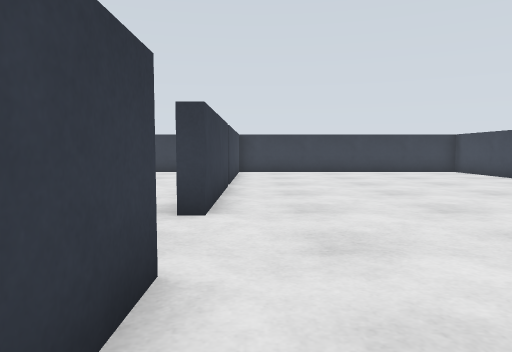
View 1 (above)

15 first-person views from a walk through a world built for the Gazebo simulator. The camera is 0.46 m above the floor, tilts 4° down and sees 70° across. The floor is counted in squares, 0.5 m on a side. Each view is taken from the middle of a square. On the plan, view 1 faces up. The plan holds only what a view shows up to about 12 squares ahead; the rest is blank.

View 2
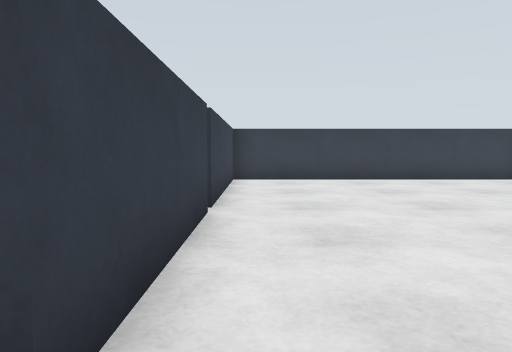

View 3
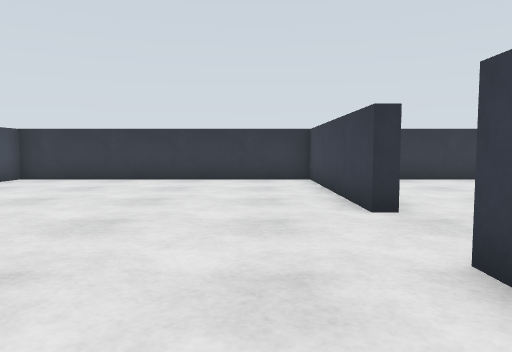

View 4
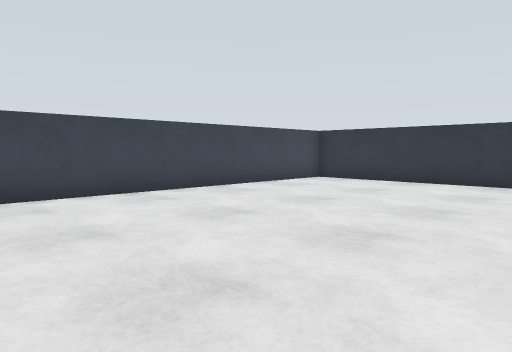

View 5
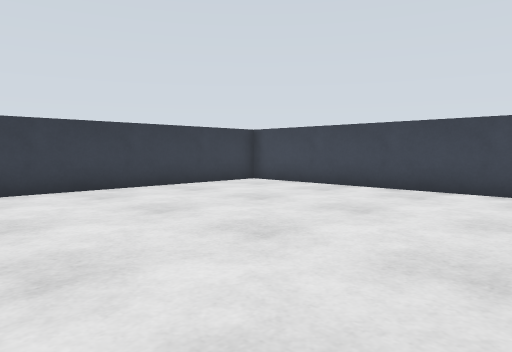

View 6
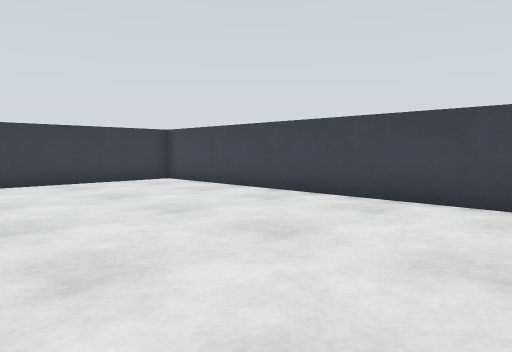

View 7
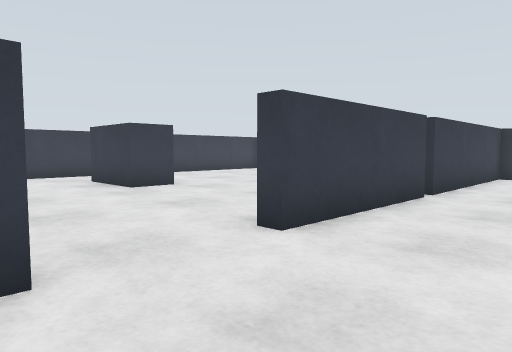

View 8
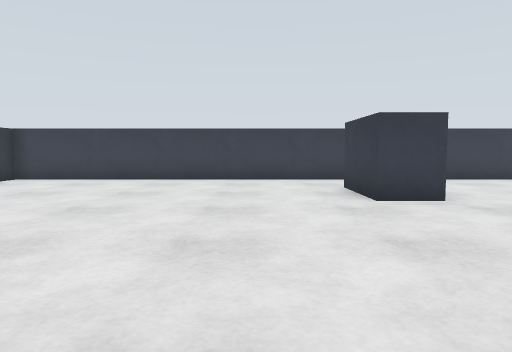

View 9
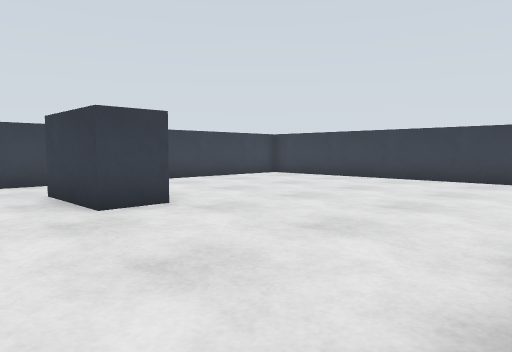

View 10
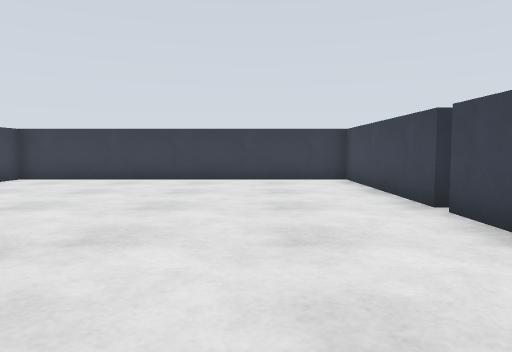

View 11
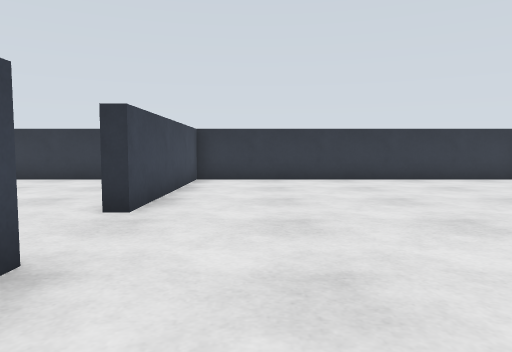

View 12
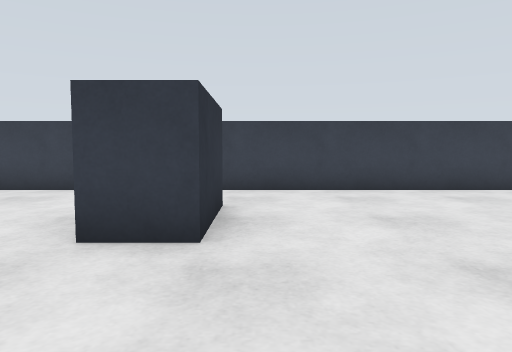

View 13
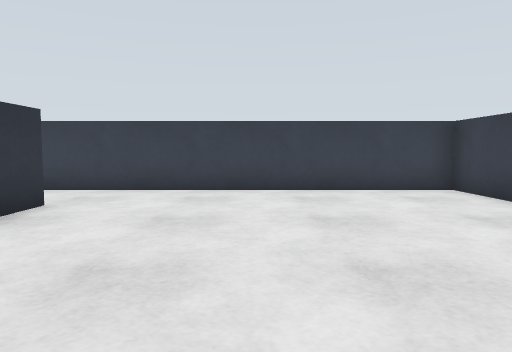

View 14
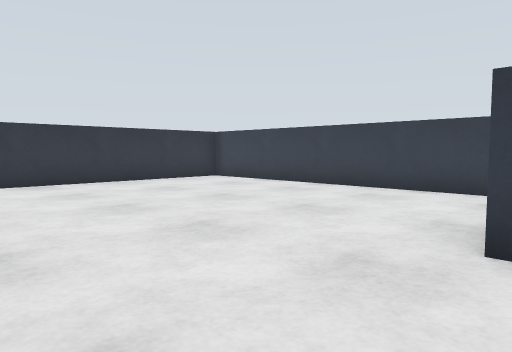

View 15
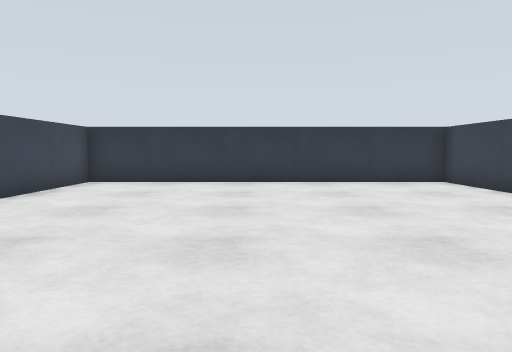

### Floor plan
Ten units are one square. View 1 is at (0, 0); x grows to the right and y downward. Boxes are objects, and circles mark ways between rooms. Rooms are numbered by the first view taken in them; rooms with no view inside come last. Other rooms are left out.
<svg viewBox="-120 -161 210 202">
<path fill="none" stroke="#000" d="M-7 -95 -7 -51 -11 -51M-11 -26 -7 -26 -7 36 85 36 85 -156 -7 -156 -7 -99M-11 -80 -11 -95M-11 -99 -11 -156 -115 -156 -115 36 -11 36 -11 -26"/>
<rect x="-95" y="-75" width="30" height="20" fill="#bbb"><title>blue box</title></rect>
<circle cx="-10" cy="-100" r="3" fill="#2a7"/>
<circle cx="-10" cy="-40" r="3" fill="#2a7"/>
<text x="40" y="-60">1</text>
<text x="-70" y="-60">2</text>
</svg>
Room 1 opens to room 2.

Where each view was taken, in squares from view 1:
view 1: 0 up, 0 right, facing up
view 2: 4 up, 0 right, facing up
view 3: 8 up, 1 right, facing down
view 4: 7 up, 1 right, facing down-right
view 5: 7 up, 0 right, facing up-right
view 6: 5 up, 2 right, facing up-right
view 7: 2 up, 2 right, facing up-left
view 8: 4 up, 0 right, facing left
view 9: 4 up, 1 left, facing up-left
view 10: 4 up, 4 left, facing up
view 11: 8 up, 3 left, facing down
view 12: 8 up, 3 left, facing left
view 13: 11 up, 3 left, facing left
view 14: 7 up, 3 left, facing down-left
view 15: 7 up, 6 left, facing down
